Frame 1 (no input): blank canvas, image omitted
Frame 60 (the mouse pressed at the canvas centre just before this capture): blank canvas, image omitted
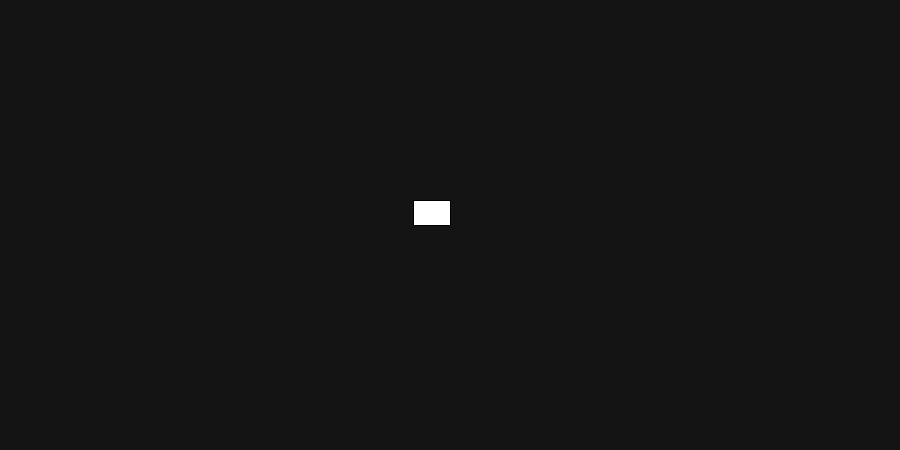
Frame 120 (the mouse held since frame 60 and released just before this capture)

The Processing sketch whose frames 1 and 60 were blank and that drew this single picture after the mouse press (run headless with seeded random() and noise(); from frame 60 on, the mouse is pressed at the canvas centre):

// Processing sketch: processing_49820
// ── processing_49820.pde



ArrayList circle_list;

void setup()
{
  size(900, 450);
  background(20);
  
  circle_list = new ArrayList();
  
}

void draw()
{
  
  background(20);
  
  int i;
  
  for(i=0;i<circle_list.size();i++)
  {
    PCircle temp;
    temp = (PCircle) circle_list.get(i);
    temp.pulse();
  }
  
}

void mousePressed()
{
  PCircle temp;
  temp = new PCircle(new PVector(mouseX, mouseY), random(20, 40));

  circle_list.add(temp);
}

class PCircle
{
  
  PVector loc;
  
  float rad;
  
  float t = 0;
  
  PCircle(PVector _loc, float _rad)
  {
    loc = _loc;
    rad = _rad;
  }
  
  void shout()
  {
    //println("My coordinates are: " + loc.x + ", " + loc.y + ".");
  }
  
  void increaseSize(float amount)
  {
    rad = rad + amount;
  }
  
  void pulse()
  {
    
    
    rect(loc.x, loc.y, sin(t) *3* rad, sin(t) * 2*rad);
    
    t = t + 0.1; 
    
    if(t >= PI*4) 

    {
      t = 0;
    }
  }
  
}
